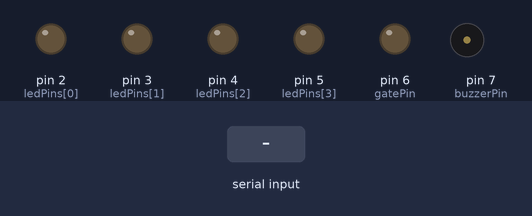
A sketch run on a simulated Arduino Uno, built with avr-gcc and run on an emulated ATmega328P. Parts: output pins drawn as LEDs (lit = HIGH), buzzer (waves = sounding, pin HIGH). The test bench sets the inputs (shaded band).

Above: at 1.2 s.
1.3 s: "A" received over Serial
At 2.0 s:
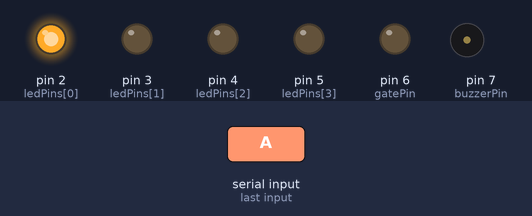
2.8 s: "B" received over Serial
At 3.1 s:
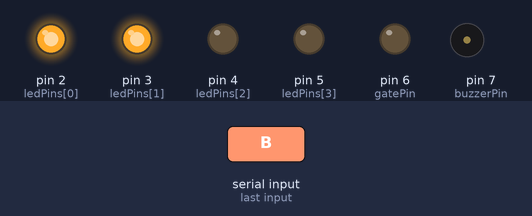
4.3 s: "T" received over Serial
At 5.1 s:
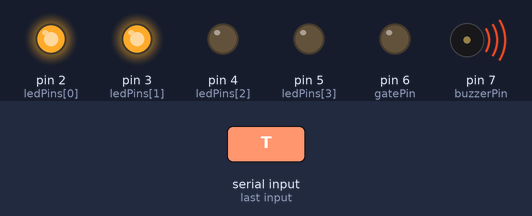
6.8 s: "C" received over Serial
At 7.4 s:
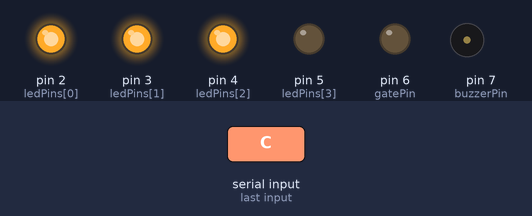
8.3 s: "T" received over Serial
At 9.1 s:
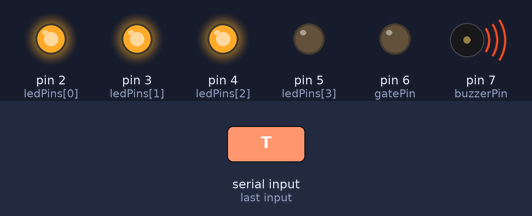
10.8 s: "D" received over Serial
At 11.6 s:
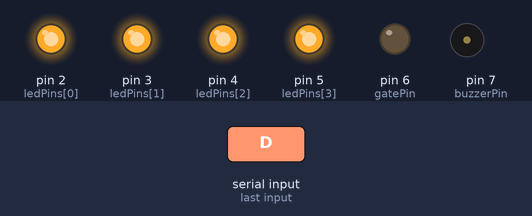
Timing chart, 0 to 13.3 s (numbered marks = the images above; inputs shaded):
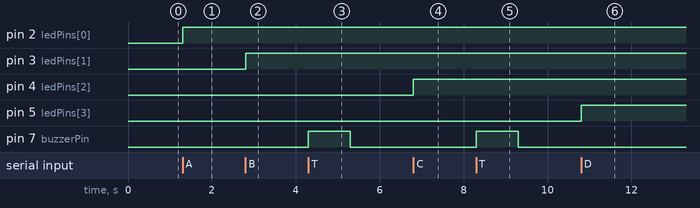

The sketch:

gate-and-led.ino
```cpp
// Pin definitions
const int ledPins[4] = {2, 3, 4, 5};
const int gatePin = 6;
const int buzzerPin = 7;

// Track LED states
bool ledState[4] = {false, false, false, false};

void setup() {
  Serial.begin(9600);

  for(int i = 0; i < 4; i++){
    pinMode(ledPins[i], OUTPUT);
  }

  pinMode(gatePin, OUTPUT);
  pinMode(buzzerPin, OUTPUT);

  digitalWrite(gatePin, LOW);
  digitalWrite(buzzerPin, LOW);
}

void loop() {

  if(Serial.available() > 0){
    char data = Serial.read();

    if(data == 'A'){
      turnOnLED(0); // LED 2
    }
    else if(data == 'B'){
      turnOnLED(1); // LED 3
    }
    else if(data == 'C'){
      turnOnLED(2); // LED 4
    }
    else if(data == 'D'){
      turnOnLED(3); // LED 5
    }
    else if(data == 'E'){
      turnOffAll();
    }
  }

  if(rfidTapped()){
    if(allLEDsOn()){
      openGate();
    } else {
      buzzError();
    }
  }
}


// ---------------- FUNCTIONS ----------------
void turnOnLED(int index){
  ledState[index] = true;
  digitalWrite(ledPins[index], HIGH);
}

void turnOffAll(){
  for(int i = 0; i < 4; i++){
    ledState[i] = false;
    digitalWrite(ledPins[i], LOW);
  }
}

bool allLEDsOn(){
  for(int i = 0; i < 4; i++){
    if(!ledState[i]) return false;
  }
  return true;
}

void openGate(){
  digitalWrite(gatePin, HIGH); // OPEN
  delay(5000);
  digitalWrite(gatePin, LOW);  // CLOSE
}

void buzzError(){
  digitalWrite(buzzerPin, HIGH);
  delay(1000);
  digitalWrite(buzzerPin, LOW);
}


// -------- MOCK RFID FUNCTION --------
bool rfidTapped(){
  if(Serial.available() > 0){
    char c = Serial.read();
    if(c == 'T') return true;
  }
  return false;
}
```

Measured:
- after the input at 1.3 s, pin 2 (ledPins[0]): LOW → HIGH at once
- after the input at 2.8 s, pin 3 (ledPins[1]): LOW → HIGH at once
- after the input at 4.3 s, pin 7 (buzzerPin): LOW → HIGH at once, → LOW 1.0 s later
- after the input at 6.8 s, pin 4 (ledPins[2]): LOW → HIGH at once
- after the input at 8.3 s, pin 7 (buzzerPin): LOW → HIGH at once, → LOW 1.0 s later
- after the input at 10.8 s, pin 5 (ledPins[3]): LOW → HIGH at once
